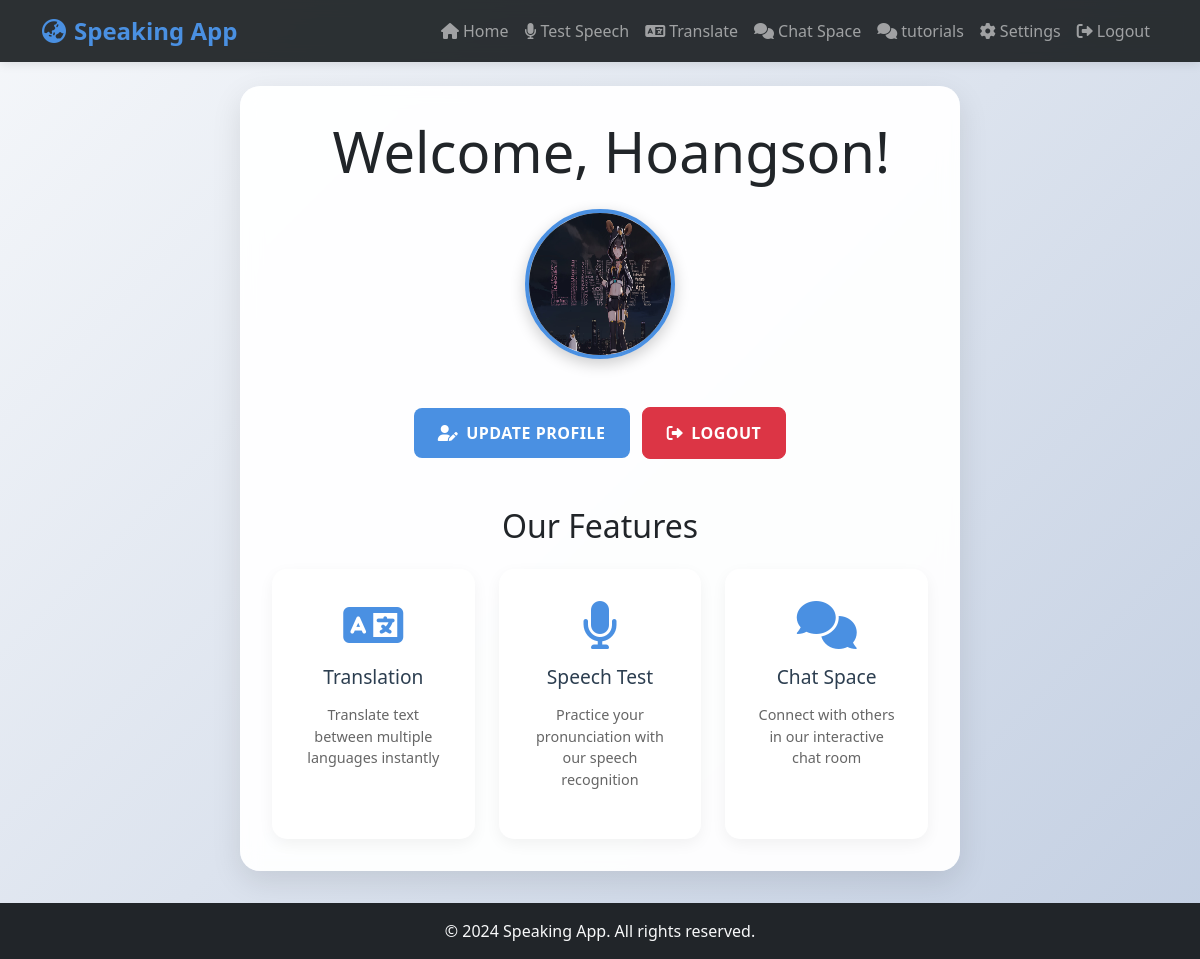
The page / (signed in) on the database its author committed.
### models/models.py (models this page shows, shortened)
class User(db.Model, UserMixin):
    __tablename__ = 'users'
    id = db.Column(db.Integer, primary_key=True)
    username = db.Column(db.String(100), unique=True, nullable=False)
    email = db.Column(db.String(150), unique=True, nullable=False)
    password_hash = db.Column(db.String(200), nullable=False)
    avatar = db.Column(db.String(200), nullable=True, default="default.jpg")
    role = db.Column(db.String(50), nullable=False, default="user")
    progress = db.relationship('UserProgress', backref='user', lazy=True)
    speech_tests = db.relationship('SpeechTest', backref='user', lazy=True)

### app.py (the view)
@app.route('/')
def home():
    return render_template('home.html', current_user=current_user)

### app.py (called while the page is built)
@login_manager.user_loader
def load_user(user_id):
    return User.query.get(int(user_id))

### templates/home.html (shortened to what this page needs)
{% extends "base.html" %}
{% block content %}
<div class="container">
    <div class="row justify-content-center">
        <div class="col-md-8 text-center">
            <div class="welcome-card card">
                <div class="card-body">
                    <h1 class="display-4 mb-4">
                        Welcome, {{ current_user.username if current_user.is_authenticated else "Guest" }}!
                    </h1>
                    {% if current_user.is_authenticated %}
                    <div class="profile-section mb-4">
                        <img src="{{ url_for('static', filename='uploads/' + current_user.avatar) }}" alt="Avatar"
                            class="avatar-large mb-3">
                        <div class="button-group">
                            <a href="{{ url_for('update_profile') }}" class="btn btn-primary me-2">
                                <i class="fas fa-user-edit me-2"></i>Update Profile
                            </a>
                            <a href="{{ url_for('logout') }}" class="btn btn-danger">
                                <i class="fas fa-sign-out-alt me-2"></i>Logout
                            </a>
                        </div>
                    </div>
                    {% endif %}
                    <div class="features-section mt-5">
                        <h2 class="mb-4">Our Features</h2>
                        <div class="row">
                            <div class="col-md-4">
                                <div class="feature-card">
                                    <i class="fas fa-language fa-3x mb-3"></i>
                                    <h3>Translation</h3>
                                    <p>Translate text between multiple languages instantly</p>
                                </div>
                            </div>
                            <div class="col-md-4">
                                <div class="feature-card">
                                    <i class="fas fa-microphone fa-3x mb-3"></i>
                                    <h3>Speech Test</h3>
                                    <p>Practice your pronunciation with our speech recognition</p>
                                </div>
                            </div>
                            <div class="col-md-4">
                                <div class="feature-card">
                                    <i class="fas fa-comments fa-3x mb-3"></i>
                                    <h3>Chat Space</h3>
                                    <p>Connect with others in our interactive chat room</p>
                                </div>
                            </div>
                        </div>
                    </div>
                </div>
            </div>
        </div>
    </div>
</div>
{% endblock %}

### static/styles.css (style rules this page uses)
:root { --primary-color: #4a90e2; --secondary-color: #f5f6fa; --accent-color: #2ecc71; --danger-color: #e74c3c; --warning-color: #f1c40f; --text-color: #2c3e50; --border-radius: 12px; --transition: all 0.3s ease; --box-shadow: 0 8px 16px rgba(0, 0, 0, 0.1); }
body { background: linear-gradient(135deg, #f5f7fa 0%, #c3cfe2 100%); min-height: 100vh; font-family: "Segoe UI", Tahoma, Geneva, Verdana, sans-serif; color: var(--text-color); }
.card { background: rgba(255, 255, 255, 0.95); border: none; border-radius: var(--border-radius); box-shadow: var(--box-shadow); transition: var(--transition); backdrop-filter: blur(10px); margin-bottom: 2rem; }
.card-body { padding: 2rem; }
.btn { border-radius: 8px; padding: 0.8rem 1.5rem; font-weight: 600; transition: var(--transition); text-transform: uppercase; letter-spacing: 0.5px; }
.btn-primary { background: var(--primary-color); border: none; }

### templates/home.html (style rules this page uses)
.welcome-card { background: rgba(255, 255, 255, 0.95); border: none; border-radius: 20px; box-shadow: 0 10px 30px rgba(0, 0, 0, 0.1); transition: transform 0.3s ease; }
.avatar-large { width: 150px; height: 150px; border-radius: 50%; border: 4px solid var(--primary-color); box-shadow: 0 5px 15px rgba(0, 0, 0, 0.2); transition: transform 0.3s ease; }
.button-group { margin: 2rem 0; }
.feature-card { padding: 2rem; background: white; border-radius: 15px; box-shadow: 0 5px 15px rgba(0, 0, 0, 0.05); transition: transform 0.3s ease; height: 100%; }
.feature-card i { color: var(--primary-color); }
.feature-card h3 { font-size: 1.2rem; margin-bottom: 1rem; color: var(--text-color); }
.feature-card p { color: #666; font-size: 0.9rem; }

### rows shown on the page
User: username "Hoangson", avatar (picture)
